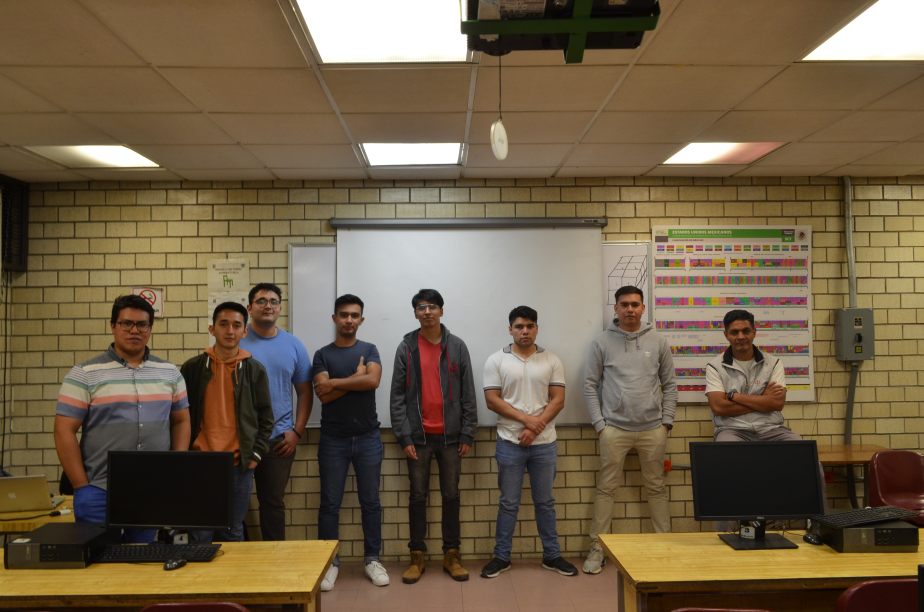
#> input picture Gama_Correction/uno.JPG, 3696 x 2448 px, found by its file name (shown at 1/4 size)
$ python Gama_Correction.py
#> lines starting #> are read from the running program, lines starting #| are printed output that depends on the picture
#RESALTARA
import numpy as np
import cv2
import math
import matplotlib.pyplot as plot

ima_1 = cv2.imread("uno.jpg")
#> ima_1 is the input picture: shape (2448, 3696, 3); mean B, G, R 70.5, 94.8, 111.9
ima_1_res = cv2.resize(ima_1,(500,500))
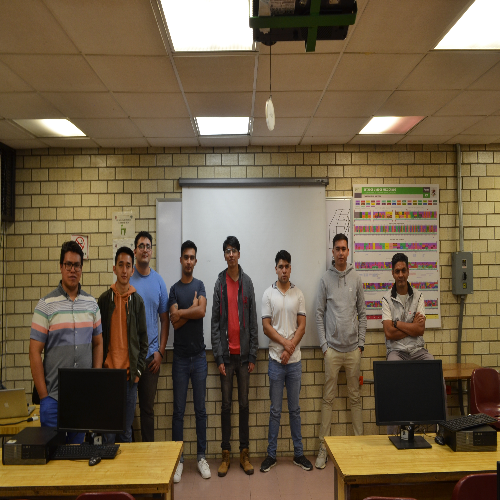
#> ima_1_res: shape (500, 500, 3); mean B, G, R 70.4, 94.7, 111.8
ima_1_res = np.array(ima_1_res , dtype= float)
M , N , L = ima_1_res.shape
#> M = 500; N = 500; L = 3

conteo = [0] * 256
E_D_G = np.zeros((M, N), np.uint8)
for M2 in range(M):
     for N2 in range(N):
          valor_pixel = int((ima_1_res[M2, N2, 2] * 0.299) + (ima_1_res[M2, N2, 1] * 0.587) + (ima_1_res[M2, N2, 0] * 0.114))
          E_D_G[M2, N2] = valor_pixel
          conteo[valor_pixel] += 1
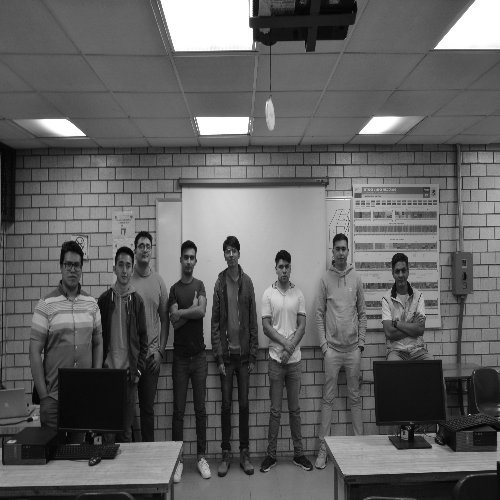
#> E_D_G: shape (500, 500); min 2, max 255, mean 96.5
#> after the loop, conteo = 256 values, max 6887 at index 255, min 0 at index 0, mean 976.6

print(conteo)
#> (printed output is left out)
fig, ax = plot.subplots()
#ax.hist(conteo)
ax.stem(conteo)
plot.show()
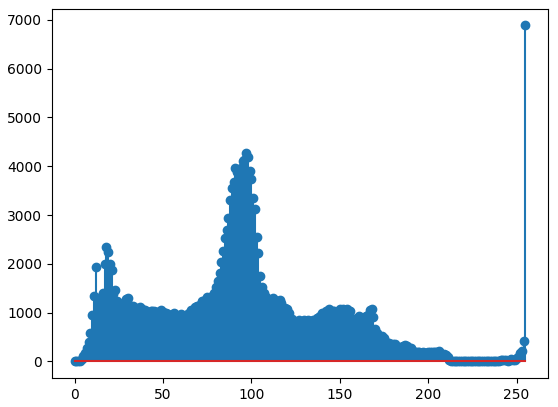
#> figure drawn by matplotlib, 1 panel; curve peaks at x = 255, y = 6887


#Cuantas veces se repiten los valores del 0 al 255 en la imagen

Nueva = np.zeros((M,N), np.uint8)
Nueva = np.array(Nueva , dtype= float)
for M2 in range(M):
     for N2 in range(N):
          Nueva[M2,N2] = ((E_D_G[M2,N2]/255)**5)*255 #Funcion Gama
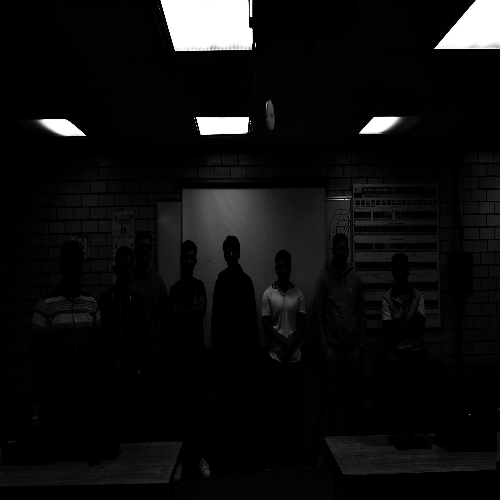
#> Nueva: shape (500, 500) float64; min 7.57e-09, max 255, mean 14.9


cv2.imshow("E_D_G", E_D_G)
cv2.waitKey(0) #Espera una tecla
cv2.imshow("Nueva", Nueva)
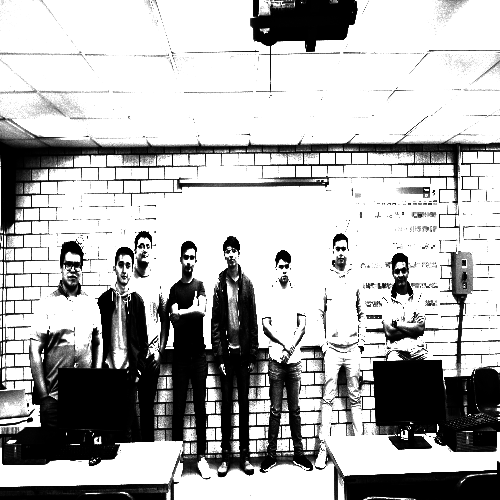
#> window 'Nueva': shape (500, 500); min 0, max 255, mean 179.3
cv2.waitKey(0) #Espera una tecla
cv2.imwrite("gamma5.jpg",Nueva)
cv2.destroyAllWindows() #Finaliza procesos
